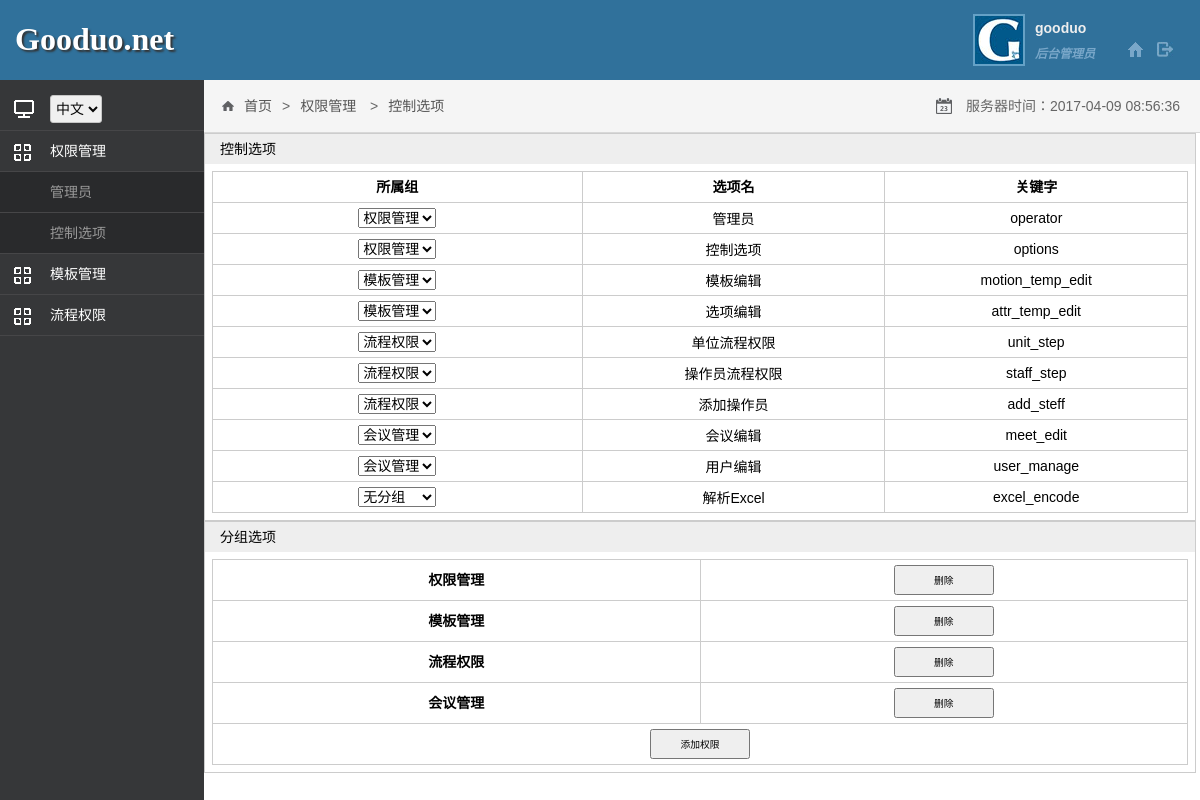
Page /admin/index.php?menu=vemfljmDYk&sub=options (signed in) on the committed database.
### tables this page shows
CREATE TABLE `pms_tbl` (
  `id` int(11) NOT NULL,
  `key_word` varchar(20) NOT NULL,
  `name` varchar(20) NOT NULL,
  `remark` varchar(50) DEFAULT NULL
);

### admin/menu.php (called while the page is built, shortened)
<?php
function printAdminView($addr, $title = 'abc', $subPath = '/admin')
{
    $mypath = $GLOBALS['mypath'];
    include $mypath . $subPath . '/templates/header.html.php';
    include $mypath .$subPath. '/view/' . $addr;
    include $mypath . $subPath . '/templates/footer.html.php';
}

### includes/db.inc.php (called while the page is built, shortened)
<?php
function pdoQuery($tableName, $fields, $where, $append)
{
    $sql = 'SELECT ';
    $fieldsCount = count($fields);
    if ($fieldsCount > 0) {
        for ($i = 0; $i < $fieldsCount; $i++) {
            $sql = $sql . $fields[$i];
            if ($i < $fieldsCount - 1) $sql = $sql . ',';
        }
    }else{
        $sql=$sql.'* ';
    }
    $sql = $sql . ' FROM ' . $tableName;
    $whereCount = count($where);
    try {
        $query = $GLOBALS['pdo']->query($sql);
        return $query;
    }catch (PDOException $e) {
        $error = 'Unable to PDOquery to the database server.' . $e->getMessage();
        include 'error.html.php';
        return null;
    }
}
?>

### admin/view/option.html.php (the view, shortened to what this page needs)
<?php
$pmsList=$GLOBALS['pmsList'];
$subMenuList=$GLOBALS['subMenuList'];
?>
<div id="core" style="height: 658px;">
    <div class="block">
        <div class="head" style="width: 98%;"><span>控制选项</span></div>
        <div class="main">
            <table class="table sheet">
                <tr class="h">
                    <td width="100px">所属组</td>
                    <td width="80px">选项名</td>
                    <td width="80px">关键字</td>
                </tr>
                <?php foreach($subMenuList as $row):?>
                    <tr>
                        <td id="<?php echo $row['s_id']?>" data-tbl="sub_menu" data-col="parent_id" data-index="id">
                            <select class="select">
                                <option value="-1">无分组</option>
                                <?php foreach($pmsList as $pRow):?>
                                    <option value="<?php echo $pRow['id']?>"  <?php echo $pRow['id']==$row['f_id']? 'selected="selected"':''?>><?php echo $pRow['name'] ?></option>
                                <?php endforeach?>
                            </select>
                        </td>
                        <td><?php echo $row['s_name']?></td>
                        <td><?php echo $row['s_key']?></td>
                    </tr>
                <?php endforeach ?>
            </table>
        </div>
    </div>
    <div class="block">
        <div class="head" style="width:98%"><span>分组选项</span></div>
        <div class="main">
            <table class="table sheet">
                <?php foreach ($pmsList as $row):?>
                <tr class="h">
                    <td width="130px" class="ipt-toggle" id="<?php echo $row['id']?>" data-tbl="pms" data-col="name" data-index="id"><?php echo $row['name']?></td>
                    <td width="130px"><button class="button del-pms" id="<?php echo 'del'.$row['id']?>">删除</button></td>
                </tr>
                <?php endforeach ?>
                <tr>
                    <td colspan="3"><button class="button add-pms">添加权限</button></td>
                </tr>
            </table>
        </div>
    </div>
    <div class="space"></div>
</div>

### admin/stylesheet/style.css (style rules this page uses)
table { margin: 0 auto; padding: 0; border-collapse:collapse; border-width: thin; border-style: solid; }
table button { padding: 0; width: 50px; display: inline; font-size: 0.7em; }

### admin/stylesheet/admin.css (style rules this page uses)
* { padding:0px;margin:0px;font-family:"微软雅黑","Microsoft YaHei",arial,sans-serif;font-size:14px; }
html,body { margin:0; background:#2673BF; }
div { word-break:break-all; }
.space { height:7px; }
.button { *padding:4px 4px 0 4px;*line-height:11px;*margin:0 0 -1px 0;cursor:pointer; min-width:100px; _width:100px; min-height:30px; _height:30px; }
#core { overflow:auto; }
.table { width:100%;border:0;border-collapse:separate;border-spacing:1px;background:#CCC; }
.table td { padding:5px;background:#FFF; }
.sheet td { text-align:center; }
.block { margin:0 auto; }
.block .head { height:30px; background:#EEE;border:1px solid #CCC; border-bottom:none; padding:0 7px; }
.block .head span { font-size:14px; padding:0 8px; line-height:30px; }
.block .main { border:1px solid #CCC;border-top:none;padding:7px;overflow:hidden; width:98%; }
.block .main .h { line-height:20px;font-weight:bold; }

### rows in the picture
pms_tbl: name "权限管理"
pms_tbl: name "模板管理"
pms_tbl: name "流程权限"
pms_tbl: name "会议管理"

### other values in the picture
$row['name'] "权限管理"
$subrow['name'] "管理员"
$subrow['name'] "控制选项"
$row['name'] "模板管理"
$row['name'] "流程权限"
$_SESSION['pms'][$_GET['menu']]['name'] "权限管理"
$_SESSION['pms'][$_GET['menu']]['sub'][$_GET['sub']]['name'] "控制选项"
$row['s_name'] "管理员"
$row['s_key'] "operator"
$row['s_name'] "控制选项"
$row['s_key'] "options"
$row['s_name'] "模板编辑"
$row['s_key'] "motion_temp_edit"
$row['s_name'] "选项编辑"
$row['s_key'] "attr_temp_edit"
